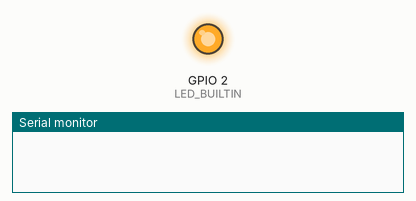
This sketch was run on a simulated ESP8266 (NodeMCU). Shown: output pins drawn as LEDs (lit = HIGH, except the on-board LED, lit = LOW), the last lines printed to the serial monitor. WiFi joins after 1.5 s; servers stay silent unless stated; random numbers use the default seed unless the sketch sets one; no MQTT or app messages arrive unless stated.

Above: at 0.0 s.
At 3.2 s:
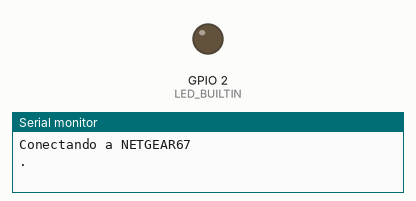
Timing chart, 0 to 4.7 s (numbered marks = the images above):
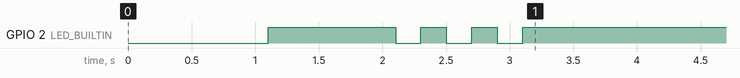

The sketch:

recibirDatos.ino
```cpp
// Este código funciona con NodeMCU
// Actualiza los valores con el identificador de tu red

#include <ESP8266WiFi.h>
#include <PubSubClient.h>
#include <ESP8266HTTPClient.h>

const char* ssid = "NETGEAR67"; //Modifica con el SSID de tu red
const char* password = "magicaltrumpet853"; //Password WEP/WPA
// Direccion http
String urlBase = "http://10.0.0.9/Grabar/insertaVal.php?idPersona=";
String url ="";
String usuario = "-1";
String temp = "0";
String pulso = "0";
String spo2 = "0";

const char* mqtt_server = "broker.hivemq.com";
const char *topicValorTemp = "valorTemp";
const char *topicValorPulso = "valorPulso";
const char *topicValorOxim = "valorSpo2";
const char *topicNumUsuario = "numUsuarioDB";
const char *mensajeSistema = "sistema";

WiFiClient espClient;
WiFiClient clienteWiFi;
PubSubClient client(espClient);
HTTPClient http;

// En este espacio debes inicializar los pines y declarar las variables que emplearás
int value = 0;
int threshold=50; // you might need to adjust this value to define light on/off status

// mandar mensaje con led
void parpadearLento(){
  digitalWrite(LED_BUILTIN, LOW); // prender led
  delay(1000);
  digitalWrite(LED_BUILTIN, HIGH); // apagar led
  delay(1000);
}
// mandar mensaje con led
void parpadearRapido(){
  for (int i = 0; i < 3; i++) {
    digitalWrite(LED_BUILTIN, LOW); // prender led
    delay(200);
    digitalWrite(LED_BUILTIN, HIGH); // apagar led
    delay(200);
  }
}

void setup_wifi() {
   delay(100);
   // Nos conectamos a la red
   Serial.print("Conectando a ");
    Serial.println(ssid);
    WiFi.begin(ssid, password);
    while (WiFi.status() != WL_CONNECTED){
      Serial.print(".");
      parpadearLento();
    }
    Serial.println("");
    parpadearRapido();
} // Termina setup_wifi


void enviarDatos(){
  if(usuario[0] != '-'){
  url = ( urlBase + usuario + "&valorTemp=" + temp + "&valorPulso=" + pulso + "&valorSpo2=" + spo2);
  Serial.println(url);
  // Enviarlos por la red al servicio
  // Solicitar la conexión al servicio
  if ( http.begin(clienteWiFi, url) ) {
    int codigo = http.GET();  // Realizar petición
    Serial.printf("Código: %d\n", codigo);
   // if ( codigo > 0) {
      if (codigo == HTTP_CODE_OK || codigo == HTTP_CODE_MOVED_PERMANENTLY) {
        String respuesta = http.getString();  // Respuesta
        Serial.println(respuesta);
      } else {
      Serial.printf("GET falló, error: %s\n", http.errorToString(codigo).c_str());
    }
  } else {
    Serial.println("No es posible hacer la conexión");
  }
  http.end();
  parpadearRapido();
  }else{
    Serial.println("No se ha especificado un usuario");
    client.publish(mensajeSistema, "Seleccionar usuario");
  }
}

void callback(char* topic, byte* payload, unsigned int length){
  char *cstring = (char *) payload;
  cstring[length] = '\0';    // Agrega un caracter de terminación
  if(topic[5] == 'u'){
    Serial.println("Usuario recibido");
    usuario = cstring;
    client.publish(mensajeSistema,"conectado");
  }else if(topic[5] == 'T'){
      temp = cstring;
    }else if(topic[5] == 'P'){
      pulso = cstring;
    }else if(topic[5] == 'S'){
      spo2 = cstring;
    }

} //termina callback

void reconnect() {
  // Loop until we're reconnected
  while (!client.connected()){
    Serial.print("Attempting MQTT connection...");
    Serial.println("");
    // Create a random client ID
    String clientId = "ESP8266Client-";
    clientId += String(random(0xffff), HEX);
    // Attempt to connect
    //if you MQTT broker has clientID,username and password
   //please change following line to    if (client.connect(clientId,userName,passWord))
    if (client.connect(clientId.c_str())){
      Serial.println("connected");
     //once connected to MQTT broker, subscribe command if any
      client.subscribe(topicValorTemp);
      client.subscribe(topicValorPulso);
      client.subscribe(topicValorOxim);
      client.subscribe(topicNumUsuario);
    } else {
      Serial.print("failed, rc=");
      Serial.print(client.state());
      Serial.println(" try again in 5 seconds");
      // Wait 6 seconds before retrying
      delay(6000);
    }
  }
} //termina reconnect()

void setup() {
  pinMode(LED_BUILTIN, OUTPUT);
  Serial.begin(57600);
  setup_wifi();
  client.setServer(mqtt_server, 1883);//the default mqqt port is 1883.
  client.setCallback(callback);
} //termina setup

void loop() {
  if (!client.connected()) {
    reconnect();
  }
  // checar mqtt por 10s
  for( uint32_t tStart = millis();  (millis()-tStart) < 10000;  ){
   client.loop();
  }
  enviarDatos();


} // termina loop
```
